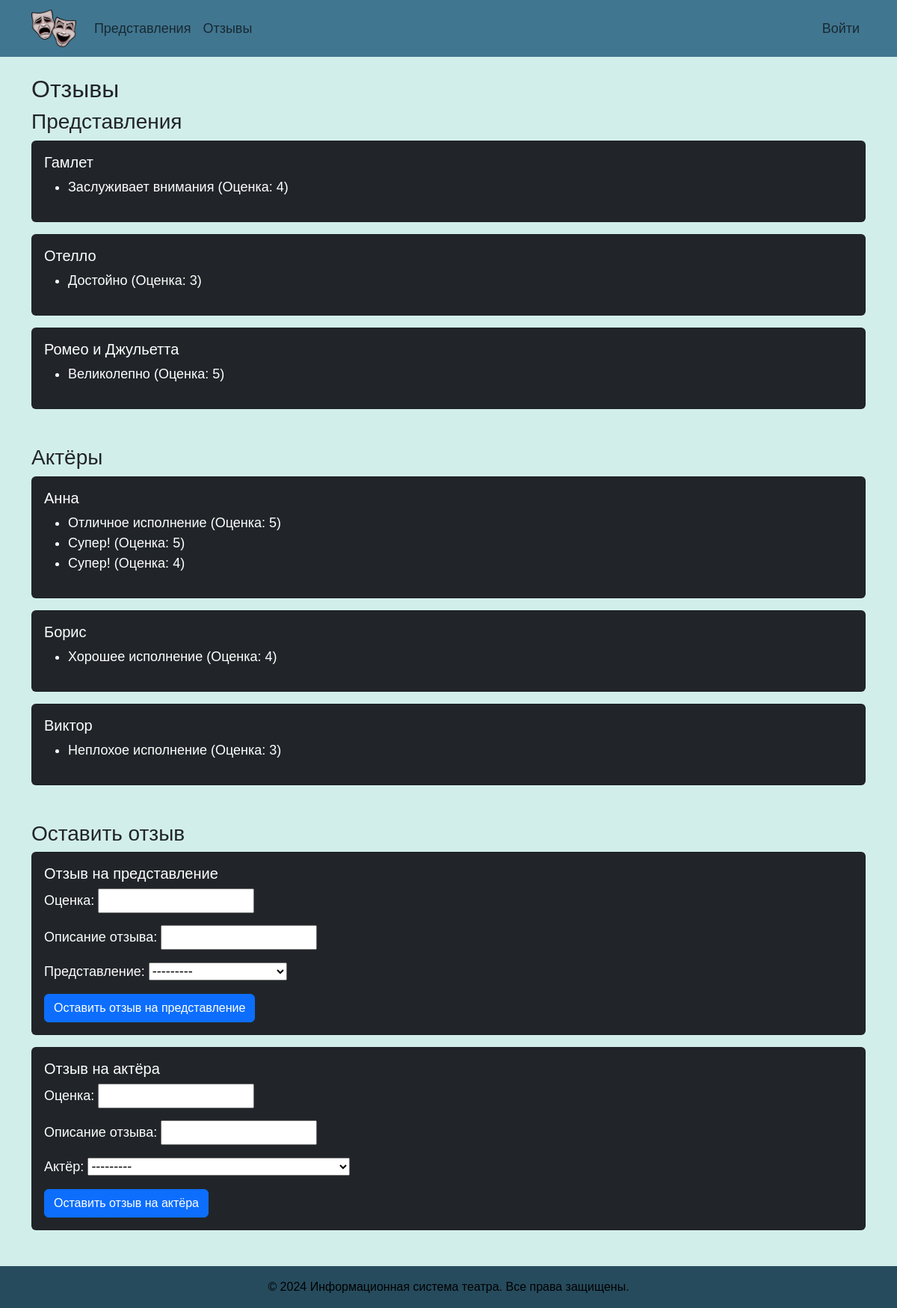
The app's page /reviews/ with its own data.
### Theater/models.py (models this page shows, shortened)
class Performance(models.Model):
    poster = models.CharField(max_length=255, verbose_name='Адрес картинки постера', null=True, blank=True)
    title = models.CharField(max_length=255, verbose_name='Название представления')
    date = models.DateField(verbose_name='Дата проведения', null=True, blank=True)
    time = models.TimeField(verbose_name='Время проведения', null=True, blank=True)
    hall = models.ForeignKey(Hall, on_delete=models.CASCADE, verbose_name='Зал')
    class Meta:
        verbose_name = 'Представление'
        verbose_name_plural = 'Представления'
        ordering = ['date', 'time', 'title']
    def __str__(self):
        return self.title

class PerformanceRating(models.Model):
    performance = models.ForeignKey(Performance, on_delete=models.CASCADE, verbose_name='Представление')
    grade = models.IntegerField(verbose_name='Оценка')
    description = models.CharField(max_length=255, verbose_name='Описание отзыва', null=True, blank=True)
    class Meta:
        verbose_name = 'Оценка представления'
        verbose_name_plural = 'Оценки представлений'
        ordering = ['-grade', 'performance']

class Actor(models.Model):
    name = models.CharField(max_length=40, verbose_name='Имя актера')
    surname = models.CharField(max_length=40, verbose_name='Фамилия актера')
    patronymic = models.CharField(max_length=40, verbose_name='Отчество актера', null=True, blank=True)
    role = models.CharField(max_length=255, verbose_name='Роль актера')
    class Meta:
        verbose_name = 'Актёр'
        verbose_name_plural = 'Актёры'
        ordering = ['surname', 'name']
    def __str__(self):
        return f"{self.surname} {self.name} - {self.role}"

class ActorRating(models.Model):
    actor = models.ForeignKey(Actor, on_delete=models.CASCADE, verbose_name='Актёр')
    grade = models.IntegerField(verbose_name='Оценка')
    description = models.CharField(max_length=255, verbose_name='Описание отзыва', null=True, blank=True)
    class Meta:
        verbose_name = 'Оценка актёра'
        verbose_name_plural = 'Оценки актёров'
        ordering = ['-grade', 'actor']

### Theater/views.py (the view)
def review_page(request):
    performances = Performance.objects.all()
    actors = Actor.objects.all()
    if request.method == 'POST':
        if 'performance_review' in request.POST:
            p_form = PerformanceRatingForm(request.POST)
            if p_form.is_valid():
                p_form.save()
                return redirect('review_page')
        elif 'actor_review' in request.POST:
            a_form = ActorRatingForm(request.POST)
            if a_form.is_valid():
                a_form.save()
                return redirect('review_page')
    else:
        p_form = PerformanceRatingForm()
        a_form = ActorRatingForm()
    return render(request, 'profile/reviews.html', {
        'performances': performances,
        'actors': actors,
        'p_form': p_form,
        'a_form': a_form
    })

### Theater/forms.py
class PerformanceRatingForm(forms.ModelForm):
    class Meta:
        model = PerformanceRating
        fields = ['grade', 'description', 'performance']

class ActorRatingForm(forms.ModelForm):
    class Meta:
        model = ActorRating
        fields = ['grade', 'description', 'actor']

### Theater/templates/profile/reviews.html (shortened to what this page needs)
{% extends 'base.html' %}
{% load static %}
{% block content %}
    <div class="container mt-4">
        <h2>Отзывы</h2>
        <div class="mb-5">
            <h3>Представления</h3>
            {% for performance in performances %}
                <div class="card mb-3 text-bg-dark">
                    <div class="card-body">
                        <h5 class="card-title">{{ performance.title }}</h5>
                        <ul>
                            {% for review in performance.performancerating_set.all %}
                                <li>{{ review.description }} (Оценка: {{ review.grade }})</li>
                            {% empty %}
                                <li>Отзывов пока нет.</li>
                            {% endfor %}
                        </ul>
                    </div>
                </div>
            {% endfor %}
        </div>
        <div class="mb-5">
            <h3>Актёры</h3>
            {% for actor in actors %}
                <div class="card mb-3 text-bg-dark">
                    <div class="card-body">
                        <h5 class="card-title">{{ actor.name }}</h5>
                        <ul>
                            {% for review in actor.actorrating_set.all %}
                                <li>{{ review.description }} (Оценка: {{ review.grade }})</li>
                            {% empty %}
                                <li>Отзывов пока нет.</li>
                            {% endfor %}
                        </ul>
                    </div>
                </div>
            {% endfor %}
        </div>
        <div class="mb-5">
            <h3>Оставить отзыв</h3>
            <div class="card mb-3 text-bg-dark">
                <div class="card-body">
                    <h5 class="card-title">Отзыв на представление</h5>
                    <form method="post">
                        {{ p_form.as_p }}
                        <button type="submit" class="btn btn-primary" name="performance_review">Оставить отзыв на
                            представление
                        </button>
                    </form>
                </div>
            </div>
            <div class="card mb-3 text-bg-dark">
                <div class="card-body">
                    <h5 class="card-title">Отзыв на актёра</h5>
                    <form method="post">
                        {{ a_form.as_p }}
                        <button type="submit" class="btn btn-primary" name="actor_review">Оставить отзыв на актёра
                        </button>
                    </form>
                </div>
            </div>
        </div>
    </div>
{% endblock %}

### templates/base.html (shortened to what this page needs)
{% load static %}
<!DOCTYPE html>
<html lang="en">
<head>
    <link href="https://cdn.jsdelivr.net/npm/bootstrap@5.3.2/dist/css/bootstrap.min.css" rel="stylesheet"
>
    <link rel="stylesheet" type="text/css" href="{% static 'styles.css' %}">
</head>
<body>
{% block header %}{% include "include/_header.html" %}{% endblock %}
<main>
    {% block content %}{% endblock %}
</main>
{% block footer %}{% include "include/_footer.html" %}{% endblock %}
</body>
</html>

### templates/include/_header.html
{% load static %}
<header>
    <nav class="navbar navbar-expand-lg">
        <div class="container">
            {% if request.session.is_authenticated %}
                <a class="navbar-brand" href="{% url 'profile' %}">
                    <img src="{% static 'images/logo.png' %}" alt="Логотип" height="50">
                </a>
            {% else %}
                <a class="navbar-brand" href="{% url 'home' %}">
                    <img src="{% static 'images/logo.png' %}" alt="Логотип" height="50">
                </a>
            {% endif %}
            <div class="collapse navbar-collapse" id="navbarNavAltMarkup">
                <div class="navbar-nav">
                    {% if request.session.employee_position == "Директор" %}
                        <a class="nav-link" href="{% url 'performances_list' %}">Страница представлений</a>
                        <a class="nav-link" href="{% url 'employees_list' %}">Страница сотрудников</a>
                    {% elif request.session.employee_position == "Кассир" %}
                        <a class="nav-link" href="{% url 'all_performances' %}">Страница представлений</a>
                        <a class="nav-link" href="{% url 'create_ticket' %}">Страница билетов</a>
                    {% else %}
                        <a class="nav-link" href="{% url 'all_performances' %}">Представления</a>
                        <a class="nav-link" href="{% url 'review_page' %}">Отзывы</a>
                    {% endif %}
                </div>
                <div class="navbar-nav ms-auto">
                    {% if request.session.is_authenticated %}
                        <li class="nav-item">
                            <a class="nav-link" href="{% url 'logout' %}">Выйти</a>
                        </li>
                    {% else %}
                        <li class="nav-item">
                            <a class="nav-link" href="{% url 'login' %}">Войти</a>
                        </li>
                    {% endif %}
                </div>
            </div>
        </div>
    </nav>
</header>

### templates/include/_footer.html
{% load static %}
<footer class="text-center text-lg-start">
    <div class="text-center p-3">
        © 2024 Информационная система театра. Все права защищены.
    </div>
</footer>

### Theater/static/styles.css (style rules this page uses)
body { font-family: 'Lucida Grande', Arial, sans-serif; font-size: 18px; background-color: #d2eeeb; }
header { background-color: #417690; }
main { min-height: 600px; }
footer { color: black; font-size: 16px; background-color: #264b5d; }

### records on screen
Performance: title "Гамлет"
PerformanceRating: description "Заслуживает внимания", grade "4"
Performance: title "Отелло"
PerformanceRating: description "Достойно", grade "3"
Performance: title "Ромео и Джульетта"
PerformanceRating: description "Великолепно", grade "5"
Actor: name "Анна"
ActorRating: description "Отличное исполнение", grade "5"
ActorRating: description "Супер!", grade "5"
ActorRating: description "Супер!", grade "4"
Actor: name "Борис"
ActorRating: description "Хорошее исполнение", grade "4"
Actor: name "Виктор"
ActorRating: description "Неплохое исполнение", grade "3"
